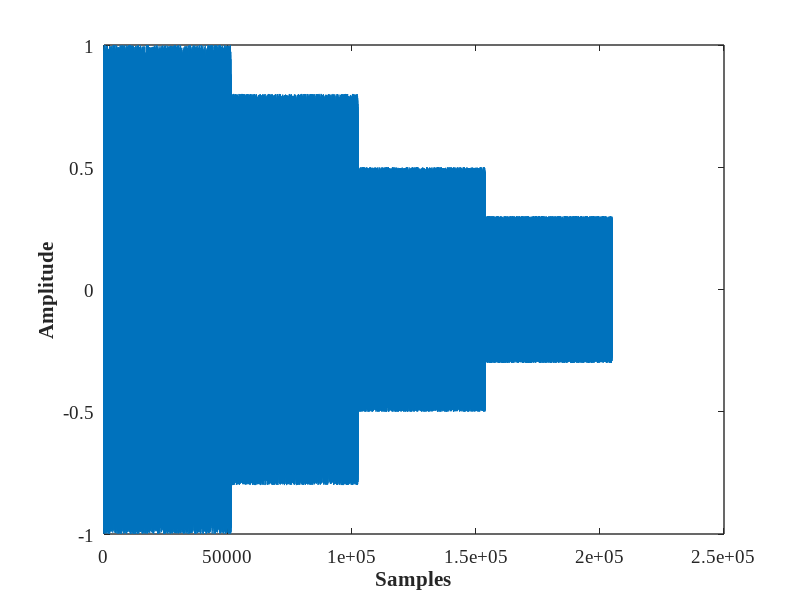
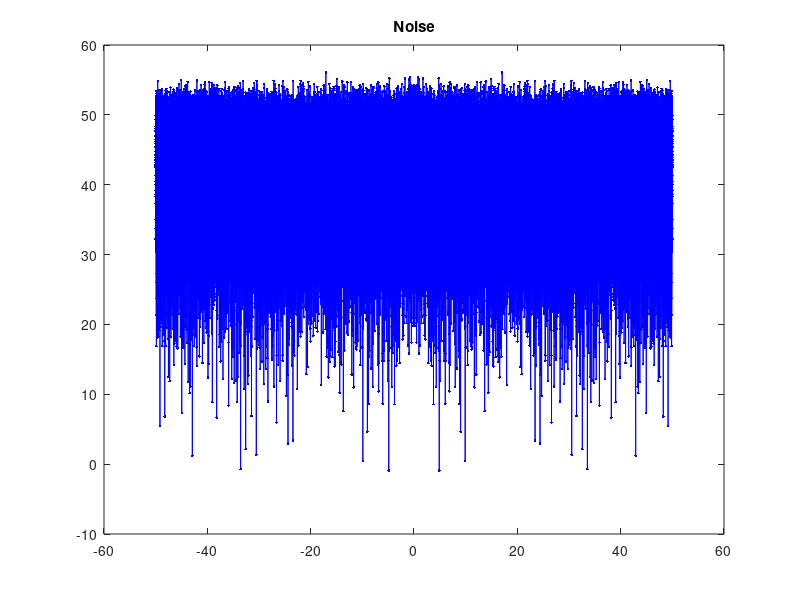

Write MATLAB code to recreate these figures, in order. (Note: this script raises an error after producing the figures.)
close all;
clear all; 
% this program is used to generate .wfm 
%% 产生训练信道的发射数据
%% Global variable
QAMorder        = 4;
BitsPerSymbol   = log2(QAMorder);
upsampleno      = 4;
carrierno       = 512;
datano          = 100;
AWGSampleRate   = 100e9;
OSCSampleRate   = 100e9;
CP              = 0/32*carrierno;%1/32
trainingno      = 20;
zeropad1        = 2;
zeropad2        = 0;
carrierno1      = carrierno/2-zeropad1-zeropad2;
DFTS_flag       = 0;

%%
% rng(20)

name= 'D:/git_CTLE/CTLE_v2/data/WGN';
name11= 'Z:/JY/WGN';

data_len=carrierno*datano*upsampleno;  %% 这里待定

zhengchu=128;   %% 根据AWG来定
% length_zero=2^(floor(log2(length(data1)))+1)-length(data1);
data_len=(floor(data_len/zhengchu)+1)*zhengchu;

data1=rand(data_len,1);
data1=(data1-0.5)*2;  %% -1--1
data1(1)=1;
data1(2)=-1;
data1(data_len/4:data_len/4*2)=data1(data_len/4:data_len/4*2)*0.8;
data1(data_len/4*2:data_len/4*3)=data1(data_len/4*2:data_len/4*3)*0.5;
data1(data_len/4*3:data_len/4*4)=data1(data_len/4*3:data_len/4*4)*0.3;

zhengchu=96;   % 96 for M8190 14bit; 128 for M8195; 64 for 12bit M8190  投稿1用的64
data_len=length(data1);
data_len=(floor(data_len/zhengchu)+1)*zhengchu;
len_zero=data_len-length(data1);
data1=[data1;zeros(len_zero,1)];

data1=data1./max(abs(data1));
figure();
plot(data1);
xlabel('Samples', 'FontName', 'Times New Roman', 'FontSize', 14, 'FontWeight', 'bold');  % 设置x轴标题为粗体
ylabel('Amplitude', 'FontName', 'Times New Roman', 'FontSize', 14, 'FontWeight', 'bold');  % 设置y轴标题为粗体
set(gca, 'FontName', 'Times New Roman', 'FontSize', 14, 'LineWidth', 1);
set(gcf,'unit','centimeters','position',[10 5 13 8.67]);      %% 双栏36 12; 单栏15 10   3:2
% print('./draw_oe_bushiyan/b_sample', '-dpng', '-r300');  % '-r600' 指定图像的分辨率为600 DPI
% axis off;


xfre=[(0:1:length(data1)-1)-length(data1)/2]*AWGSampleRate/1e9/length(data1);
figure();plot(xfre,20*log10(abs(fftshift(fft(data1(:))))),'b.-');title('Noise');

eval(['save ' name '.txt data1 -ASCII -double']);
eval(['disp(''File Name is  ' name '.txt '')']);

% eval(['save ' name11 '.txt data1 -ASCII -double']);
% eval(['disp(''File Name is  ' name11 '.txt '')']);

% % Store as wfm
% % place = '../Store/20210805/AWG/';%for Mac
% place = '..\Store\20220113\AWG\';%for Windows
% place= '';
% makewfm(data1,[place,name,'.wfm'])   % Make .wfm

% factor = 10;           % 衰减系数
% SNR = 25;              % SNR
% vpp=1;
% dataRx=z_ch_simu(data1,vpp,SNR,factor);

Fs = 100;              % 带宽
factor = 30;           % 衰减系数
% SNR = 30;              % SNR
SNR = 70;
process_nonlinear = 1; % 非线性处理标志位
dataRx=VLC_channel_JY(data1,carrierno,upsampleno,CP,Fs,factor,SNR,process_nonlinear);

figure();plot(xfre,20*log10(abs(fftshift(fft(dataRx)))),'b.-');title('simu Rx Signal');
data_store_for_Test=resample(dataRx,OSCSampleRate,AWGSampleRate);
save D:/git_CTLE/CTLE_v2/data/SimulationDateAfterChannel_B1.txt data_store_for_Test -ASCII;
